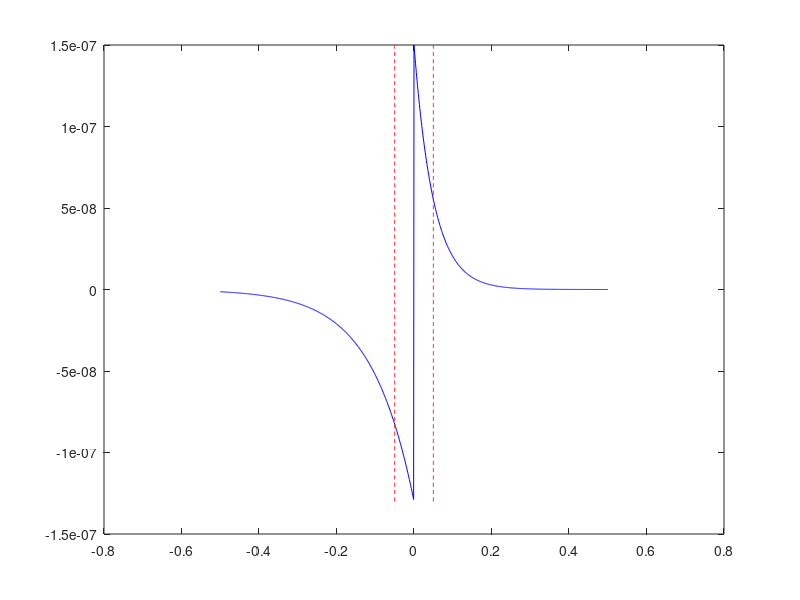

Write MATLAB code to recreate this figure. (Note: this script raises an error after producing the figure.)
%Generate Bimodal Distribution
clc; clear all;
% Define paramaters
num_neurons = 1;
num_patterns = 1;
num_inputs = 25;
epochs = 20;
VthMin = 2.5e-4;
VthMax = 20e-4;
Ve = 0.2e-4;
tau = 0.030e-3; % Timing constant
R = 1e3; % Membrane resistance
dt = 0.0002; % Timestep (s)
T = 0:dt:1; % Simulation timesteps
% Homeostatic plasticity parameters
Target = 25; % Ideal neuron firing rate
gamma = 35; % Multiplicative constant


refrac = zeros(1,num_neurons);%Refractory period (s).
refPer = 0.10;%Refractory period (s).

%Define shapes of pre and post-synaptic potentials
PreShape = [-0.015,0.015,-0.85,-1.0,0.005,0.010];
PostShape = [-0.060,0.060,-1.0,-0.85,0.020,0.010];

%For this code, we want to demonstrate learning based off of STDP window.
% fmax = 20;%Hz
% fmin = 5;%Hz

Ap = 1.5e-7;
Tp = 50e-3;

An = -1.3e-7;
Tn = 110e-3;

dt = 1e-3;
STDPDelT = -500e-3:dt:500e-3;

%Define an STDP window, which will be used as a lookup.
STDP = zeros(1,length(STDPDelT));
STDP(STDPDelT >= 0) = Ap*exp(-STDPDelT(STDPDelT >= 0)/Tp);
STDP(STDPDelT < 0) = An*exp(STDPDelT(STDPDelT < 0)/Tn);

%Set low and high frequencies
hr = 20;
lr = 2;

figure(3)
hold off
plot(STDPDelT,STDP,'b')
hold on
plot(1/hr*ones(1,length(STDPDelT)),linspace(An,Ap,length(STDPDelT)),'r--')
plot(-1/hr*ones(1,length(STDPDelT)),linspace(An,Ap,length(STDPDelT)),'r--')




% Define maximum and minimum levels of current
Imax = 15e-6;
Imin = 0e-6;
c_p_w = 10; % Current pulse width (index value)
i_p_w = 15; % Inhibition pulse width (index value)

% Define an inhibition current
inhib = 185e-6;



%Setting Init Weight
w= 1;

% Define the input as a matrix (for character recognition).
% Use 10Hz for whitened pixels and 200Hz for darkened pixels. Each row
% represents a column of pixels.
zero = [lr, hr, hr, hr, lr; hr, lr, lr, lr, hr; hr, lr, lr, lr, hr; hr, ...
    lr, lr, lr, hr; lr, hr, hr, hr, lr];
input = zero;

% Pre allocate output vector
memVOut = zeros(num_neurons, length(T), num_neurons);

devices = struct();
devices.w = zeros(num_inputs, num_neurons);
devices.SetPState = ones(num_inputs, num_neurons);
devices.SetNState = zeros(num_inputs, num_neurons);
devices.ResetPState = zeros(num_inputs, num_neurons);
devices.ResetNState = zeros(num_inputs, num_neurons);

% Initialise with random currents
init_w = 0 / 1 + (Imax) / 1 .* rand(5, 5, num_neurons); %Make random currents between zero and Imax.
Vth = 1.5 .* ones(num_neurons, 1); % Threshold of neuron (V)

% Have a reshaped initial weight for ease of computation
init_w_rs = reshape(permute(init_w, [2 1 3]), [num_inputs 1 num_neurons]);

% Plot the initial random weights
H2 = figure(1);
bax = tiledlayout(2, 5);
map = redblue(100);

for n = 1:num_neurons
    ax = nexttile;
    imagesc(1:5, 1:5, init_w(:, :, n)');
    pbaspect(ax, [2, 2 2])
    xlim([0.5, 5.5]);
    ylim([0.5, 5.5]);
    view(0, 90);
    set(gca, 'xtick', [])
    set(gca, 'xticklabel', [])
    set(gca, 'ytick', [])
    set(gca, 'yticklabel', [])
    colormap(ax, map);
    title(sprintf('Neuron %d', n), 'fontsize', 18, 'fontname', 'arial')
end

cb = colorbar('FontSize', 16, 'Limits', [Imin, Imax]);
cb.Ticks = -0.025:0.005:0.025;
cb.Layout.Tile = 'east';
set(H2, 'Position', [500 500 1400 550]);

Activity = zeros(num_neurons, length(T), num_neurons);

for run = 1:epochs
    % Define current and membrane potential vectors.
    current = ones(num_inputs,length(T),num_neurons).*init_w_rs;
    Vm = zeros(num_neurons, length(T));
    current_sum = zeros(1, length(T), num_neurons);

    % Generate patterns for simulation
    input_tr = rand(num_inputs, length(T), num_patterns);
            % Develop the current pulses from the input spikes
%         for i = 1:num_inputs
% 
%             for j = 1:length(T)
% 
%                 if input_tr(i, j, z) >= 1
% 
%                     if j + c_p_w > length(T)
%                         curr_tr(i, j:end, z) = 1;
%                     else
%                         curr_tr(i, j:j + c_p_w, z) = 1;
%                     end
% 
%                 end
% 
%             end
% 
%         end

    for z = 1:num_patterns
        for i = 1:num_inputs
            input_tr(i, :, z) = input_tr(i, :, z) <= input(i) * dt;
        end
    end

    input_tr = 1 * input_tr; % Convert from logical.
    for z = 1:num_patterns
        %Begin injecting currents into the network.
        for i = 1:length(T)
            % Determine where spiking events occur
            spk = find(Vm(:, i) > Vth);
            refrac(spk) = refrac(spk) + refPer;
            refrac_idx = find(refrac>=0);
            No_spk = find(Vm(:, i) < Vth);
            % Update Activity values for each neuron.
            Vm(spk, i + 1) = Ve;
            Activity(spk, i, z) = 1;
            Activity(No_spk, i, z) = 0;
            if not(isempty(spk))


                
                for n = spk
                    % Calculate the changes in current based on spike times.
                    for k = 1:num_inputs
                        sp_time = find(input_tr(k, :, z) > 0);
                        delta_t = -T(sp_time) + T(i);
                        a = delta_t < 0;
                        b = delta_t > 0;
                        lll = 0;

                        if not(isempty(delta_t))

                            if isempty(delta_t(a))
                                del_t(1) = -85e-3;
                            else
                                del_t(1) = max(delta_t(a));
                            end

                            if isempty(delta_t(b))
                                del_t(2) = 85e-3;
                            else
                                del_t(2) = min(delta_t(b));
                            end

                            curr_change = [0, 0];

                            for p = 1:2
                                del_t_value = del_t(p);

                                if (abs(del_t_value) < 500e-3)
                                    %BELOW IS USING ACTUAL DEVICE, NOT WINDOW.
                                    %shape = [-0.020,0.020,1.0,1.0,0.020,0.020];
                                    %                             x = -100e-3:1e-3:100e-3;%dt = 0.01e-3
                                    %                             V_ref = fActP(x - del_t_value,PostShape)-fActP(x,PreShape); % This should be determined using an additional external function- Vref should be the applied voltage to the given device.
                                    %                             %[integrated_current, w, SetPState, SetNState, ResetPState, ResetNState] = apply_voltage(V_ref, dt, devices.w(k, z), devices.SetPState(k, z), devices.SetNState(k, z), devices.ResetPState(k, z), devices.ResetNState(k, z), params.data(1), params.data(2), params.data(3), params.data(4), params.data(5), params.data(6), params.data(7), params.data(8), params.data(9), params.data(10), params.data(11), params.data(12), params.data(13), params.data(14));
                                    %                             %[integrated_current, w, SetPState, SetNState, ResetPState, ResetNState] = apply_voltage(V_ref, dt,devices.w(k, z), devices.SetPState(k, z), devices.SetNState(k, z), devices.ResetPState(k, z), devices.ResetNState(k, z),20846,1602,0.122,0.8395,-1.048,1,1.573,0.332,-1.023,-1.484,-216.47,-88.3778,0.000282,0.000963);
                                    %                             [integrated_current, w, SetPState, SetNState, ResetPState, ResetNState] = apply_voltage(V_ref, 0.01e-3,devices.w(k, z), devices.SetPState(k, z), devices.SetNState(k, z), devices.ResetPState(k, z), devices.ResetNState(k, z),21805,1580,-0.1138,0.799998,-1.1478,1,1.8482,0.4498,-1.033,-1.4849,220.69,64.919,-0.000287,-0.000960);
                                    %                             devices.w(k, z) = w;
                                    %                             devices.SetPState(k, z) = SetPState;
                                    %                             devices.SetNState(k, z) = SetNState;
                                    %                             devices.ResetPState(k, z) = ResetPState;
                                    %                             devices.ResetNState(k, z) = ResetNState;
                                    %                             curr_change(p) = integrated_current;
                                    %                         end

                                    %BELOW IS USING WINDOW AND NOT DEVICE.
                                    del_t_idx = find((del_t_value-dt<STDPDelT)&(STDPDelT<del_t_value+dt),1,'first');
                                    curr_change(p) = STDP(del_t_idx);
                                end

                            end

                            % Potentiation
                            current(k, i:end, n) = current(k, i:end, n) + curr_change(2);
                            % Depression
                            current(k, (i - round(del_t(1) / dt)):end, n) = current(k, (i - round(del_t(1) / dt)):end, n) +curr_change(1);
                        end
                    end
                end
            end

            % Determine if current has exceeded either limit
            current(current > Imax) = Imax;
            current(current < Imin) = Imin;

            current_sum(:, i:end, :) = sum(current(:, i:end, :), 1);
            csum = squeeze(permute(current_sum, [3 2 1]));
            
            Vm(No_spk, i + 1) = Vm(No_spk, i) + dt / tau * (Ve - Vm(No_spk, i) + (csum(No_spk, i)) * R);
            Vm(Vm < Ve) = Ve;
            %Ensure neurons that are still within refractory period are not
            %modified by above line of code.
            Vm(refrac_idx,i+1) = Ve;


            %Decrement refractory period
            refrac = refrac - dt;
        end

        %END OF PATTERN PRESENTATION

        % Need to re-initialise the weights.
        for n = 1:num_neurons
            % For each input
            for k = 1:num_inputs

                if not(isempty(find(current(k, :, n) ~= 0, 1, 'last')))
                    init_w_rs(k, :, n) = current(k, find(current(k, :, n) ~= 0, 1, 'last'), n);
                end

            end

        end

    end

    % Define the length of time to present all inputs
    tvec = linspace(0, T(end) * num_neurons, length(memVOut(n, :)));
    % Calculate the final weights and store them for next run.
    finalW = reshape(init_w_rs, [5 5 num_neurons]);
    % Generate a rastor plot
    H1 = figure(2);
    rastor = reshape(Activity, [num_neurons num_neurons * length(T)]);

    for n = 1:num_neurons
        rastor(n, :) = n * rastor(n, :);
    end

    plot(tvec, rastor, 'bo')
    axis([0 tvec(end) 0.5 num_neurons + 0.5])
    xticks(0:T(end):T(end) * 10);
    xlabel('Time (s)', 'FontSize', 13, 'FontWeight', 'bold')
    ylabel('Neuron', 'FontSize', 13, 'FontWeight', 'bold')
    data = [tvec; rastor]';
    writematrix(data, sprintf('epoch_%d.csv', run));
    % Update the receptive field
    figure(1);
    bax = tiledlayout(2, 5);

    for n = 1:num_neurons
        ax = nexttile;
        imagesc(1:5, 1:5, finalW(:, :, n)',[Imin Imax]);
        pbaspect(ax, [2, 2 2])
        xlim([0.5, 5.5]);
        ylim([0.5, 5.5]);
        view(0, 90);
        set(gca, 'xtick', [])
        set(gca, 'xticklabel', [])
        set(gca, 'ytick', [])
        set(gca, 'yticklabel', [])
        colormap(ax, map);
        title(sprintf('Neuron %d', n), 'fontsize', 18, 'fontname', 'arial');
    end

    cb = colorbar('FontSize', 16, 'Limits', [Imin, Imax]);
    cb.Ticks = -0.025:0.005:0.025;
    cb.Layout.Tile = 'east';
    set(H2, 'Position', [500 500 1400 550]);
end







